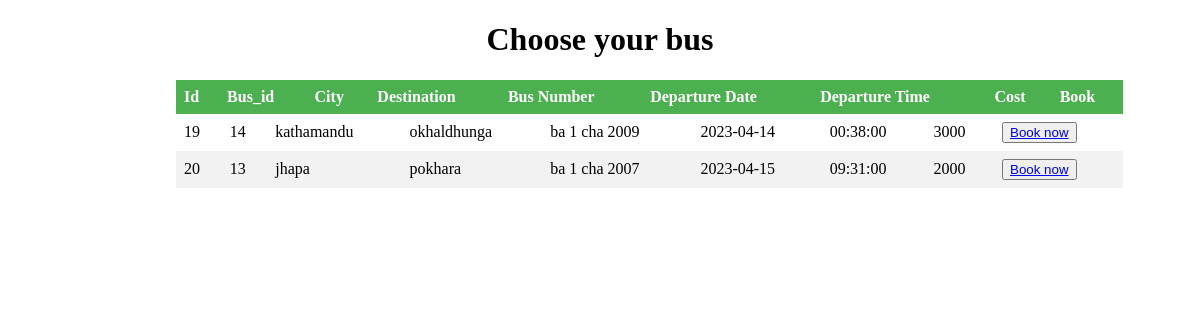
/choosebus.php, run on the app's committed database.
### tables this page shows
CREATE TABLE `routes` (
  `Id` int(11) NOT NULL,
  `Bus_id` int(11) NOT NULL,
  `city` varchar(100) NOT NULL,
  `Destination` varchar(100) NOT NULL,
  `Bus_number` varchar(100) NOT NULL,
  `Departure_date` date NOT NULL,
  `Departure_time` time NOT NULL,
  `Cost` varchar(100) NOT NULL
);

### choosebus.php (the view, shortened to what this page needs)
<?php
    include ("connection.php");
?>
<!DOCTYPE html>
<html lang="en">
<head>
</head>
<body>
<h1 style="text-align: center;">Choose your bus</h1>
   <table>
    <tr>
        <th> Id</th>
        <th>Bus_id</th>
        <th>City</th>
        <th>Destination</th>
        <th>Bus Number</th>
        <th>Departure Date</th>
        <th>Departure Time</th>
        <th>Cost</th>
        <th>Book</th>
    </tr>
<table>
<?php
        $sql="SELECT * FROM `routes`";
        $result=(mysqli_query($conn,$sql));
        if($result){
            while($row=mysqli_fetch_assoc($result)){
                $id=$row['Id'];
                $Bus_id=$row['Bus_id'];
                $city=$row['city'];
                $destination=$row['Destination'];
                $bus_number=$row['Bus_number'];
                $departure_date=$row['Departure_date'];
                $departure_time=$row['Departure_time'];
                $cost=$row['Cost'];
                echo "<tr>
                <td>".$id."</td>
                <td>".$Bus_id."</td>
                <td>".$city."</td>
                <td>".$destination."</td>
                <td>".$bus_number."</td>
                <td>".$departure_date."</td>
                <td>".$departure_time."</td>
                <td>".$cost."</td>
                <td><button><a href='booking.php?Bus_id=".$Bus_id."&Bus_number=".$bus_number."&city=".$city."&Destination=".$destination."&departure_date=".$departure_date."&departure_time=".$departure_time."&cost=".$cost."'>Book now</a></button></td>
              </tr>";
            }
        }
    ?>
</body>
</html>

### choosebus.php (style rules this page uses)
table { border-collapse: collapse; width: 80%; margin-left:168px; }
th, td { text-align: left; padding: 8px; }
th { background-color: #4CAF50; color: white; }
tr:nth-child(even) { background-color: #f2f2f2 }

### data on the page
routes: Id "19", Bus "14", city "kathamandu", Destination "okhaldhunga", Bus_number "ba 1 cha 2009", Departure_date "2023-04-14", Departure_time "00:38:00", Cost "3000"
routes: Id "20", Bus "13", city "jhapa", Destination "pokhara", Bus_number "ba 1 cha 2007", Departure_date "2023-04-15", Departure_time "09:31:00", Cost "2000"
